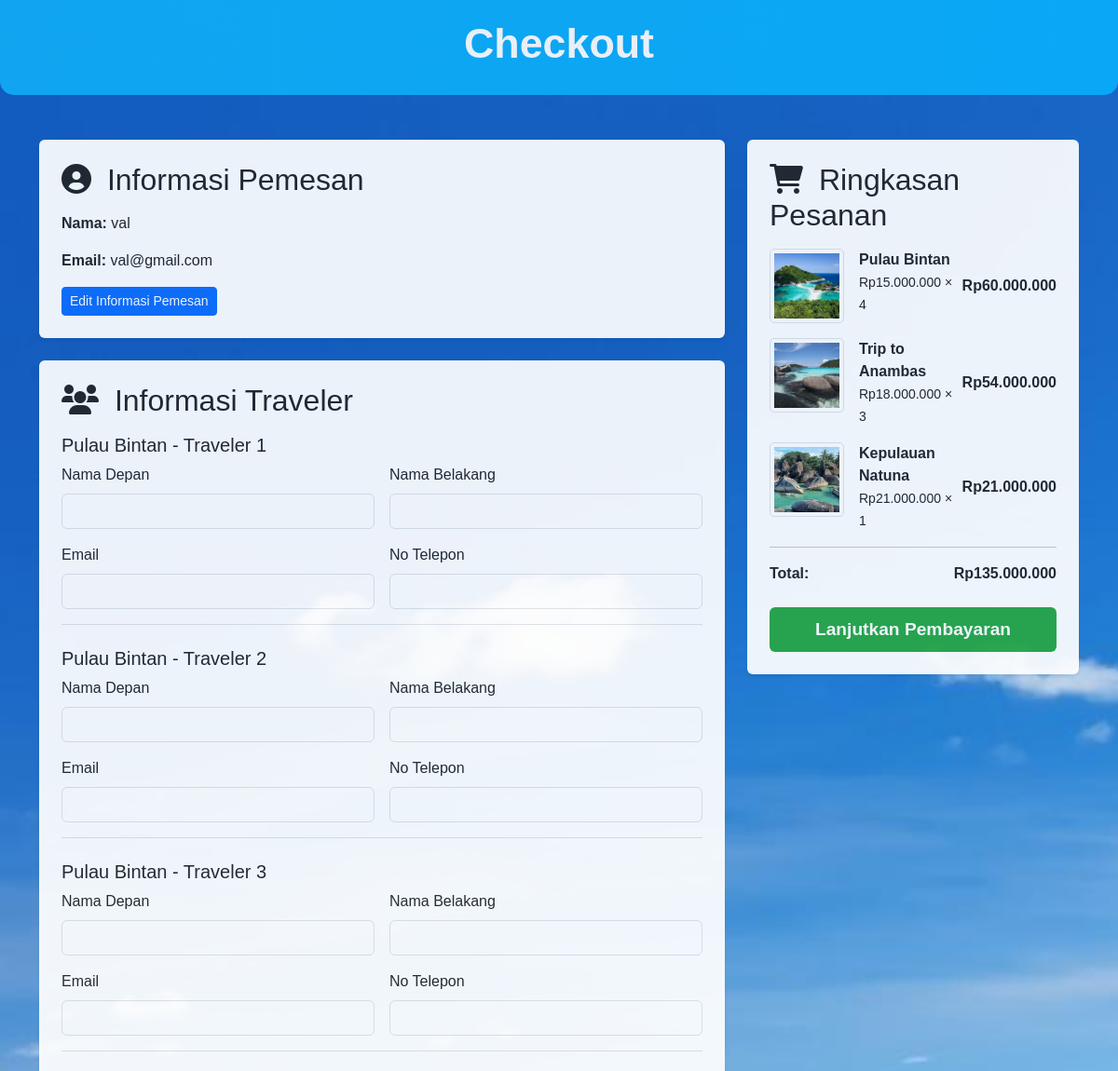
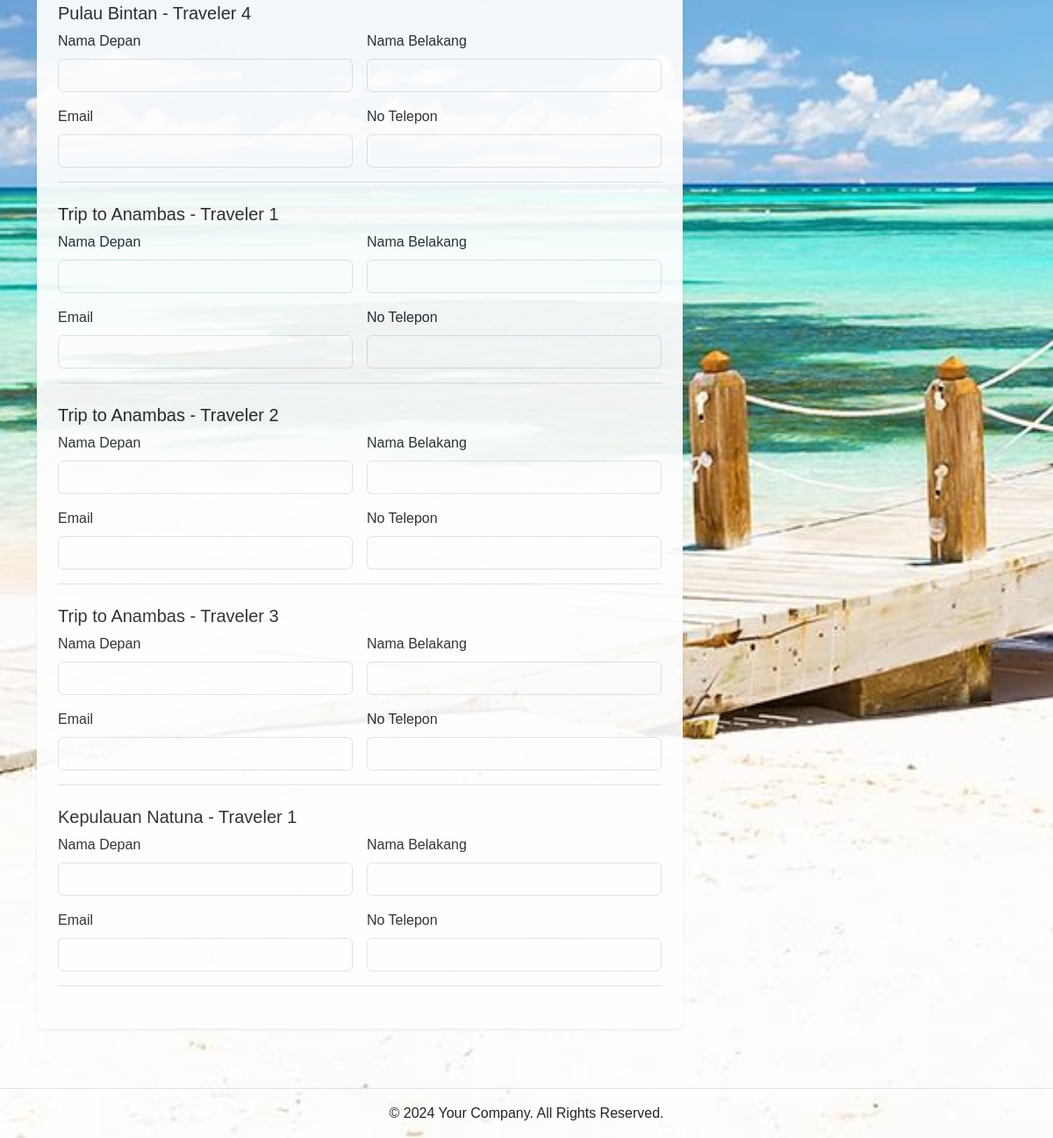
/booking/bookingorder.php (signed in), run on the app's committed database (2 pictures, top to bottom).
### tables this page shows
CREATE TABLE `user` (
  `ID` int(11) NOT NULL,
  `Nama` text NOT NULL,
  `Email` varchar(100) NOT NULL,
  `Password` varchar(100) NOT NULL,
  `RegistrationDate` timestamp NOT NULL DEFAULT current_timestamp(),
  `role` enum('admin','user') NOT NULL DEFAULT 'user'
);

CREATE TABLE `cart` (
  `id` int(11) NOT NULL,
  `user_id` int(11) NOT NULL,
  `package_id` int(11) NOT NULL,
  `quantity` int(11) NOT NULL,
  `added_date` timestamp NOT NULL DEFAULT current_timestamp()
);

CREATE TABLE `packages` (
  `id` int(11) NOT NULL,
  `image` varchar(255) NOT NULL,
  `title` varchar(100) NOT NULL,
  `description` text NOT NULL,
  `price` decimal(10,2) NOT NULL
);

### booking/bookingorder.php (the view, shortened to what this page needs)
<?php
$servername = "localhost";
$username = "root";
$password = "";
$dbname = "wisata";
$conn = new mysqli($servername, $username, $password, $dbname);
$user_id = $_SESSION['user_id'];
$sql_user = "SELECT Nama AS name, Email AS email FROM user WHERE ID = $user_id";
$result_user = $conn->query($sql_user);
if ($result_user && $result_user->num_rows > 0) {
    $user_info = $result_user->fetch_assoc();
} else {
    die("User tidak ditemukan.");
}
$checkout_now = isset($_GET['checkout_now']) ? intval($_GET['checkout_now']) : null;
if ($checkout_now) {
    $sql = "SELECT packages.id AS package_id, packages.title, packages.price, packages.image
            FROM packages
            WHERE packages.id = $checkout_now";
    $result = $conn->query($sql);
    if ($result->num_rows === 0) {
        die("Item yang dipilih tidak valid atau tidak tersedia.");
    }
    $cart_items = [];
    while ($row = $result->fetch_assoc()) {
        $row['quantity'] = 1;
        $cart_items[] = $row;
    }
    $total_price = $cart_items[0]['price'];
} else {
    $sql = "SELECT cart.id AS cart_id, packages.id AS package_id, packages.title, packages.price, packages.image, cart.quantity
            FROM cart
            JOIN packages ON cart.package_id = packages.id
            WHERE cart.user_id = $user_id";
    $result = $conn->query($sql);
    $total_price = 0;
    $cart_items = [];
    if ($result->num_rows > 0) {
        while ($row = $result->fetch_assoc()) {
            $cart_items[] = $row;
            $total_price += $row['price'] * $row['quantity'];
        }
    }
}
?>
<!DOCTYPE html>
<html lang="en">
<head>
    <link href="https://cdn.jsdelivr.net/npm/bootstrap@5.3.0/dist/css/bootstrap.min.css" rel="stylesheet">
    <link rel="stylesheet" href="https://cdnjs.cloudflare.com/ajax/libs/font-awesome/6.0.0-beta3/css/all.min.css">
    <link rel="stylesheet" href="bookingorder.css">
</head>
<body>
    <header class="checkout-header">
        <div class="container">
            <h1>Checkout</h1>
        </div>
    </header>
    <main class="container mt-5">
        <div class="row">
            <div class="col-lg-8 mb-4">
                <div class="p-4 bg-white rounded shadow-sm">
                    <h2 class="mb-3"><i class="fas fa-user-circle me-2"></i> Informasi Pemesan</h2>
                    <p><strong>Nama:</strong> <?= htmlspecialchars($user_info['name']) ?></p>
                    <p><strong>Email:</strong> <?= htmlspecialchars($user_info['email']) ?></p>
                    <a href="edit-profile.php" class="btn btn-sm btn-primary">Edit Informasi Pemesan</a>
                </div>
                <div class="checkout-section mt-4">
                    <div class="p-4 bg-white rounded shadow-sm">
                        <h2 class="mb-3"><i class="fas fa-users me-2"></i> Informasi Traveler</h2>
                        <?php foreach ($cart_items as $item): ?>
                            <?php for ($i = 1; $i <= $item['quantity']; $i++): ?>
                                <div class="mb-4 border-bottom pb-3">
                                    <h5 class="mb-2"><?= htmlspecialchars($item['title']) ?> - Traveler <?= $i ?></h5>
                                    <form class="row g-3">
                                        <div class="col-md-6">
                                            <label for="traveler-firstname-<?= $i ?>" class="form-label">Nama Depan</label>
                                            <input type="text" class="form-control" id="traveler-firstname-<?= $i ?>" name="traveler_firstname[]" required>
                                        </div>
                                        <div class="col-md-6">
                                            <label for="traveler-lastname-<?= $i ?>" class="form-label">Nama Belakang</label>
                                            <input type="text" class="form-control" id="traveler-lastname-<?= $i ?>" name="traveler_lastname[]" required>
                                        </div>
                                        <div class="col-md-6">
                                            <label for="traveler-email-<?= $i ?>" class="form-label">Email</label>
                                            <input type="email" class="form-control" id="traveler-email-<?= $i ?>" name="traveler_email[]" required>
                                        </div>
                                        <div class="col-md-6">
                                            <label for="traveler-phone-<?= $i ?>" class="form-label">No Telepon</label>
                                            <input type="text" class="form-control" id="traveler-phone-<?= $i ?>" name="traveler_phone[]" required>
                                        </div>
                                    </form>
                                </div>
                            <?php endfor; ?>
                        <?php endforeach; ?>
                    </div>
                </div>
            </div>
            <div class="col-lg-4">
                <div class="p-4 bg-white rounded shadow-sm ringkasan-pesanan">
                    <h2 class="mb-3"><i class="fas fa-shopping-cart me-2"></i> Ringkasan Pesanan</h2>
                    <?php foreach ($cart_items as $item): ?>
                        <div class="d-flex justify-content-between align-items-center mb-3">
                            <div class="d-flex">
                                <img src="<?= htmlspecialchars($item['image']) ?>" alt="<?= htmlspecialchars($item['title']) ?>" class="img-thumbnail me-3" style="width: 80px; height: 80px; object-fit: cover;">
                                <div>
                                    <p class="mb-0 fw-bold"><?= htmlspecialchars($item['title']) ?></p>
                                    <small>Rp<?= number_format($item['price'], 0, ',', '.') ?> × <?= $item['quantity'] ?></small>
                                </div>
                            </div>
                            <span class="text-end fw-bold">Rp<?= number_format($item['price'] * $item['quantity'], 0, ',', '.') ?></span>
                        </div>
                    <?php endforeach; ?>
                    <hr>
                    <div class="d-flex justify-content-between">
                        <p class="mb-0"><strong>Total:</strong></p>
                        <p class="mb-0"><strong>Rp<?= number_format($total_price, 0, ',', '.') ?></strong></p>
                    </div>
            <a href="#" id="checkout-button" class="btn btn-success btn-checkout w-100 mt-4" data-bs-toggle="modal" data-bs-target="#checkoutConfirmationModal">Lanjutkan Pembayaran</a>
                </div>
            </div>
        </div>
    </main>
    <footer class="text-center py-3 mt-4 border-top">
        <p class="mb-0">© 2024 Your Company. All Rights Reserved.</p>
    </footer>
</body>
</html>

### booking/bookingorder.css (style rules this page uses)
body { font-family: 'Arial', sans-serif; background: url("http://localhost/Responsipwd/booking/asset/bgmain1.jpg"); background-size: cover; }
header h1 { font-size: 2.5rem; color: #333; background: transparent; }
.bg-white { transition: transform 0.3s ease, box-shadow 0.3s ease; opacity: 0.92; }
.btn-success { font-size: 1.2rem; font-weight: bold; }

### booking/bookingorder.php (style rules this page uses)
body { font-family: 'Arial', sans-serif; background-color: #f8f9fa; }
.checkout-header { font-size: 1.8rem; color: white; padding: 20px; text-align: center; color: white; background: linear-gradient(90deg,rgb(17, 173, 246),rgb(7, 175, 252)); padding: 20px; border-radius: 0 0 15px 15px; opacity: 0.9; }
.checkout-header h1 { font-size: 2rem; font-size: 2.8rem; font-weight: bold; color: #FFFF; }
.checkout-section { margin-bottom: 20px; }
.ringkasan-pesanan img { border-radius: 5px; }
.btn-checkout { background-color: #28a745; border: none; font-size: 1.2rem; font-weight: bold; padding: 10px 20px; transition: 0.3s ease; }

### data on the page
user: Nama "val", Email "val@gmail.com"
cart: package.title "Pulau Bintan", package.image (picture), package.price "15.000.000", quantity "4", $item['price'] * $item['quantity'] "60.000.000"
cart: package.title "Trip to Anambas", package.image (picture), package.price "18.000.000", quantity "3", $item['price'] * $item['quantity'] "54.000.000"
cart: package.title "Kepulauan Natuna", package.image (picture), package.price "21.000.000", quantity "1", $item['price'] * $item['quantity'] "21.000.000"

### other printed values
$total_price "135.000.000"
